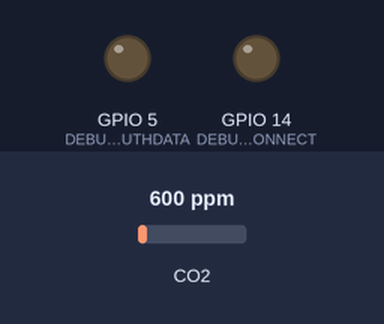
The sketch below on a simulated ESP8266 (NodeMCU). Parts: output pins drawn as LEDs (lit = HIGH). Inputs (shaded band) come from the test bench; at power-on: CO2 600 ppm. WiFi joins after 1.5 s; servers stay silent unless stated; not simulated (calls return 0 or success): WiFiClientSecureAxTLS.h; what the sketch prints to the serial monitor is not drawn.

Above: at 0.1 s.
At 21.1 s:
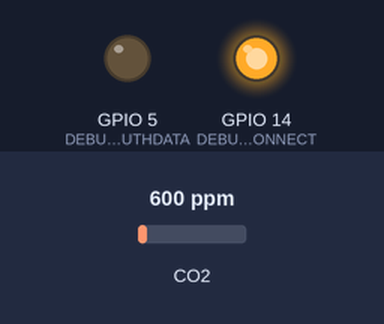
Timing chart, 0 to 22.6 s (numbered marks = the images above):
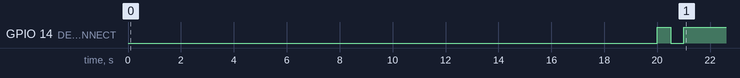

The sketch:

MQ135_firebase_GSheet.ino
```cpp
#include <ESP8266WiFi.h>
#include <FirebaseArduino.h>
#include "MQ135.h"
#include <WiFiClientSecureAxTLS.h>

// Config Firebase
#define FIREBASE_HOST "virpj-5c808.firebaseio.com"
#define FIREBASE_AUTH "rNtv49Y7HgtJOrXB58V0C2uYY9MMEN0EPsRJjV7s"

// Config connect WiFi
// Config connect WiFi
//#define WIFI_SSID "WiFi-NU"
//#define WIFI_PASSWORD ""
#define WIFI_SSID "Lee"
#define WIFI_PASSWORD "60315241"

const int analogInPin = A0;


#define DEBUG_WIFICONNECT 14
#define DEBUG_PUTHDATA 5
// Config time


int dst = 0;

void setup() {
  Serial.println("Pre-heat sensor 20 seconds");
  delay(20000);
  pinMode(DEBUG_WIFICONNECT, OUTPUT);
  pinMode(DEBUG_PUTHDATA, OUTPUT);


  Serial.begin(9600);

  WiFi.mode(WIFI_STA);
  // connect to wifi.
  WiFi.begin(WIFI_SSID, WIFI_PASSWORD);
  Serial.print("connecting");

  while (WiFi.status() != WL_CONNECTED) {
    Serial.print(".");
    digitalWrite(DEBUG_WIFICONNECT, !digitalRead(DEBUG_WIFICONNECT));
    delay(500);
  }
  digitalWrite(DEBUG_WIFICONNECT, HIGH);
  Serial.println();
  Serial.print("connected: ");
  Serial.println(WiFi.localIP());


  Firebase.begin(FIREBASE_HOST, FIREBASE_AUTH);
}

void loop() {
  GG_ScriptSheet();
 delay(5000);
}
  void GG_ScriptSheet(){
//   YOUR SCRIPT = https://script.google.com/macros/s/AKfycbwQgC88HZtUW3Rua3VR7FJNgcsJKH7hi57oV-_oFcLdxQomLBbr/exec
  // U can test script by fill:   /?&FIELD1=16&FIELD2=18
  axTLS::WiFiClientSecure client;
  const char* HOST = "script.google.com";
  const char* GScriptId = "AKfycbwQgC88HZtUW3Rua3VR7FJNgcsJKH7hi57oV-_oFcLdxQomLBbr";
  MQ135 gasSensor = MQ135(A0);
    float air_quality = gasSensor.getPPM();
    Serial.print("Air Quality: ");
    Serial.print(air_quality);
    Serial.println("  PPM");
    Serial.println();

  Firebase.set("MQ135/air_quality",air_quality);
  String url32 = String("/macros/s/") + GScriptId + "/exec?&FIELD1="+(String) air_quality;
  Serial.print("Client.Connecting...");

  if (client.connect(HOST, 443)) {
    client.println("GET " + String(url32) + " HTTP/1.0"); //HTTP/1.0 OK sent LINEnotify and GoogleSheet
    client.println("Host: " + String(HOST));
    client.println("User-Agent: ESP8266\r\n");
    client.println("Connection: close\r\n\r\n");
    //client.println(true ? "" : "Connection: close\r\n");
    //client.println("Content-Type: application/x-www-form-urlencoded");
    client.println("Content-Type: application/json");
    //2client.println("Connection: close");
    client.println("Content-Length: " + String(url32.length()));
    client.println();
    //client.println(postData);
    client.print("\r\n\r\n");
    Serial.print("Response...");
  }
  Serial.println("OK !!!");
}
```
